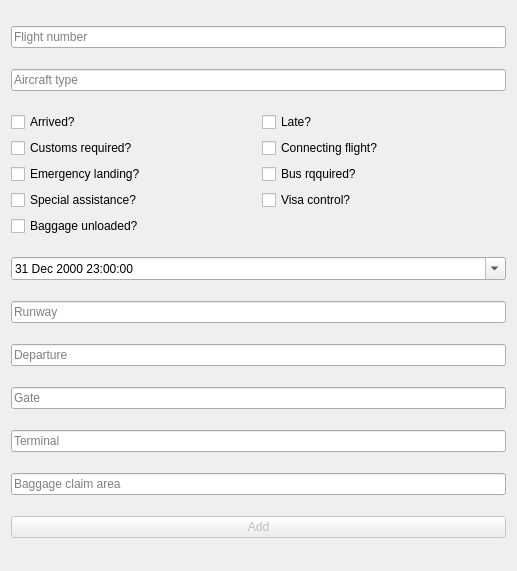
<?xml version="1.0" encoding="UTF-8"?>
<ui version="4.0">
 <class>PassengerFlightsAddDialog</class>
 <widget class="QDialog" name="PassengerFlightsAddDialog">
  <property name="geometry">
   <rect>
    <x>0</x>
    <y>0</y>
    <width>517</width>
    <height>571</height>
   </rect>
  </property>
  <property name="minimumSize">
   <size>
    <width>0</width>
    <height>0</height>
   </size>
  </property>
  <property name="maximumSize">
   <size>
    <width>16777215</width>
    <height>16777215</height>
   </size>
  </property>
  <property name="windowTitle">
   <string>Add flight</string>
  </property>
  <layout class="QGridLayout" name="gridLayout_2">
   <item row="3" column="0">
    <widget class="QDateTimeEdit" name="time">
     <property name="whatsThis">
      <string>Arrival time</string>
     </property>
     <property name="dateTime">
      <datetime>
       <hour>23</hour>
       <minute>0</minute>
       <second>0</second>
       <year>2000</year>
       <month>12</month>
       <day>31</day>
      </datetime>
     </property>
     <property name="calendarPopup">
      <bool>true</bool>
     </property>
    </widget>
   </item>
   <item row="6" column="0">
    <widget class="QLineEdit" name="departure">
     <property name="placeholderText">
      <string>Departure</string>
     </property>
    </widget>
   </item>
   <item row="0" column="0">
    <widget class="QLineEdit" name="flightnumber">
     <property name="placeholderText">
      <string>Flight number</string>
     </property>
    </widget>
   </item>
   <item row="1" column="0">
    <widget class="QLineEdit" name="aircrafttype">
     <property name="placeholderText">
      <string>Aircraft type</string>
     </property>
    </widget>
   </item>
   <item row="2" column="0">
    <layout class="QGridLayout" name="gridLayout">
     <item row="2" column="0">
      <widget class="QCheckBox" name="emergency">
       <property name="text">
        <string>Emergency landing?</string>
       </property>
      </widget>
     </item>
     <item row="1" column="1">
      <widget class="QCheckBox" name="connecting">
       <property name="text">
        <string>Connecting flight?</string>
       </property>
      </widget>
     </item>
     <item row="3" column="0">
      <widget class="QCheckBox" name="assistans">
       <property name="text">
        <string>Special assistance?</string>
       </property>
      </widget>
     </item>
     <item row="3" column="1">
      <widget class="QCheckBox" name="visa">
       <property name="text">
        <string>Visa control?</string>
       </property>
      </widget>
     </item>
     <item row="1" column="0">
      <widget class="QCheckBox" name="customs">
       <property name="text">
        <string>Customs required?</string>
       </property>
      </widget>
     </item>
     <item row="4" column="0">
      <widget class="QCheckBox" name="baggageUnloadded">
       <property name="text">
        <string>Baggage unloaded?</string>
       </property>
      </widget>
     </item>
     <item row="0" column="1">
      <widget class="QCheckBox" name="late">
       <property name="text">
        <string>Late?</string>
       </property>
      </widget>
     </item>
     <item row="0" column="0">
      <widget class="QCheckBox" name="isArrived">
       <property name="text">
        <string>Arrived?</string>
       </property>
      </widget>
     </item>
     <item row="2" column="1">
      <widget class="QCheckBox" name="bus">
       <property name="text">
        <string>Bus rqquired?</string>
       </property>
      </widget>
     </item>
    </layout>
   </item>
   <item row="7" column="0">
    <widget class="QLineEdit" name="gate">
     <property name="text">
      <string/>
     </property>
     <property name="placeholderText">
      <string>Gate</string>
     </property>
    </widget>
   </item>
   <item row="4" column="0">
    <widget class="QLineEdit" name="runway">
     <property name="text">
      <string/>
     </property>
     <property name="placeholderText">
      <string>Runway</string>
     </property>
    </widget>
   </item>
   <item row="8" column="0">
    <widget class="QLineEdit" name="terminal">
     <property name="placeholderText">
      <string>Terminal</string>
     </property>
    </widget>
   </item>
   <item row="9" column="0">
    <widget class="QLineEdit" name="baggagearea">
     <property name="placeholderText">
      <string>Baggage claim area</string>
     </property>
    </widget>
   </item>
   <item row="10" column="0">
    <widget class="QPushButton" name="AddButton">
     <property name="enabled">
      <bool>false</bool>
     </property>
     <property name="text">
      <string>Add</string>
     </property>
    </widget>
   </item>
  </layout>
 </widget>
 <resources/>
 <connections/>
</ui>
